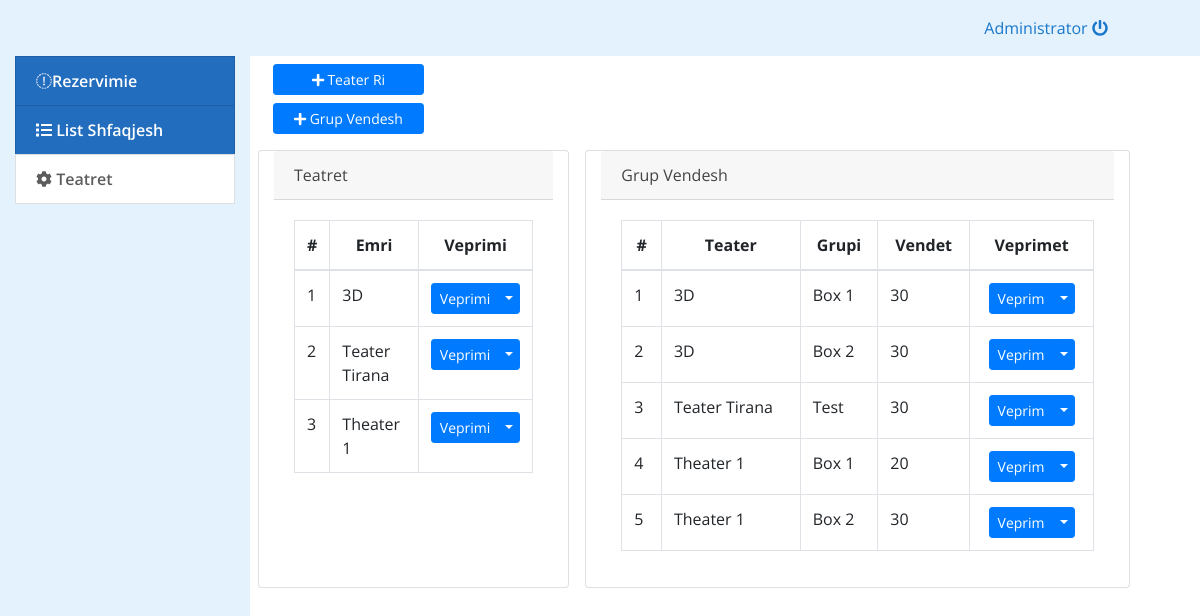
Page /admin/index.php?page=theater_settings (signed in) on the committed database.
### tables this page shows
CREATE TABLE `theater` (
  `id` int(30) NOT NULL,
  `name` text NOT NULL
);

CREATE TABLE `theater_settings` (
  `id` int(30) NOT NULL,
  `theater_id` int(30) NOT NULL,
  `seat_group` varchar(250) NOT NULL,
  `seat_count` int(11) NOT NULL DEFAULT 0
);

### admin/theater_settings.php (the view, shortened to what this page needs)
<?php include ('db_connect.php') ?>
<div class="container-fluid">
	<div class="row">
		<div class="col-md-12">
			<button class="btn btn-block btn-sm btn-primary col-sm-2" type="button" id="new_theater"><i class="fa fa-plus"></i> Teater Ri</button>
			<button class="btn btn-block btn-sm btn-primary col-sm-2" type="button" id="new_group"><i class="fa fa-plus"></i> Grup Vendesh </button>
		</div>
	</div>
	<div class="row">
		<div class="card col-md-4 mt-3">
			<div class="card-header">
				<large>Teatret</large>
			</div>
			<div class="card-body">
				<table class="table table-bordered">
					<thead>
						<tr>
							<th class="text-center">#</th>
							<th class="text-center">Emri</th>
							<th class="text-center">Veprimi</th>
						</tr>
					</thead>
					<tbody>
						<?php
						$i = 1;
						$theater = $conn->query("SELECT * FROM theater order by name asc ");
						while($row=$theater->fetch_assoc()){
						 ?>
						 <tr>
						 	<td><?php echo $i++ ?></td>
						 	<td><?php echo $row['name'] ?></td>
						 	<td>
						 		<center>
								<div class="btn-group">
								  <button type="button" class="btn btn-primary btn-sm">Veprimi</button>
								  <button type="button" class="btn btn-primary btn-sm dropdown-toggle dropdown-toggle-split" data-toggle="dropdown" aria-haspopup="true" aria-expanded="false">
								  </button>
								</div>
								</center>
						 	</td>
						 </tr>
						<?php } ?>
					</tbody>
				</table>
			</div>
		</div>
	<div class="card col-md-7 mt-3 ml-3">
			<div class="card-header">
				<large>Grup Vendesh</large>
			</div>
			<div class="card-body">
				<table class="table table-bordered">
					<thead>
						<tr>
							<th class="text-center">#</th>
							<th class="text-center">Teater</th>
							<th class="text-center">Grupi</th>
							<th class="text-center">Vendet</th>
							<th class="text-center">Veprimet</th>
						</tr>
					</thead>
					<tbody>
						<?php
						$i = 1;
						$theater = $conn->query("SELECT ts.*,t.name FROM theater_settings ts inner join theater t on ts.theater_id = t.id  order by t.name asc,ts.seat_group asc ");
						while($row=$theater->fetch_assoc()){
						 ?>
						 <tr>
						 	<td><?php echo $i++ ?></td>
						 	<td><?php echo $row['name'] ?></td>
						 	<td><?php echo $row['seat_group'] ?></td>
						 	<td><?php echo $row['seat_count'] ?></td>
						 	<td>
						 		<center>
								<div class="btn-group">
								  <button type="button" class="btn btn-primary btn-sm">Veprim</button>
								  <button type="button" class="btn btn-primary btn-sm dropdown-toggle dropdown-toggle-split" data-toggle="dropdown" aria-haspopup="true" aria-expanded="false">
								  </button>
								</div>
								</center>
						 	</td>
						 </tr>
						<?php } ?>
					</tbody>
				</table>
			</div>
		</div>
	</div>
	</div>

### admin/assets/css/style.css (style rules this page uses)
body { font-family: "Open Sans", sans-serif; color: #444444; width: 100%; height: calc(100%); }

### rows in the picture
theater: name "3D"
theater: name "Teater Tirana"
theater: name "Theater 1"
theater_settings: theater.name "3D", seat_group "Box 1", seat_count "30"
theater_settings: theater.name "3D", seat_group "Box 2", seat_count "30"
theater_settings: theater.name "Teater Tirana", seat_group "Test", seat_count "30"
theater_settings: theater.name "Theater 1", seat_group "Box 1", seat_count "20"
theater_settings: theater.name "Theater 1", seat_group "Box 2", seat_count "30"

### other values in the picture
$_SESSION['login_name'] "Administrator"
